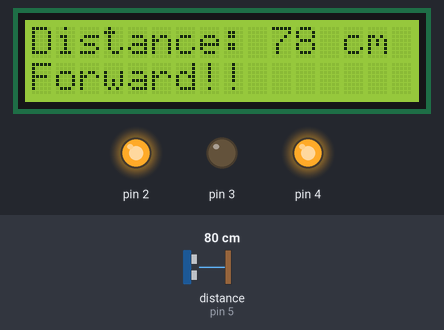
A sketch run on a simulated Arduino Uno, built with avr-gcc and run on an emulated ATmega328P. Parts: 16×2 character LCD, output pins drawn as LEDs (lit = HIGH). Wiring (inferred from the names in the program): ultrasonic range finder: trigger pin 6; echo pin 5. The inputs (shaded band) are chosen by the test bench; at power-on: distance to the obstacle (sensor on pin 5) 80 cm. The echo pulse lasts 58.3 µs per cm; pins used as bus, display or sensor lines are not drawn.

Above: at 1.2 s.
1.3 s: distance to the obstacle (sensor on pin 5) set to 24 cm
At 2.1 s:
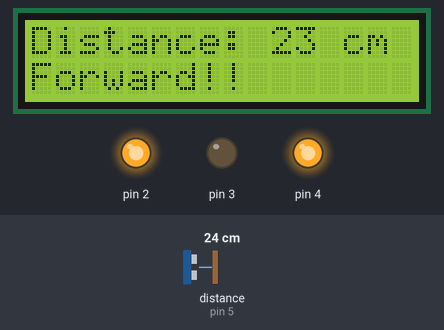
2.8 s: distance to the obstacle (sensor on pin 5) set to 20 cm
At 3.2 s:
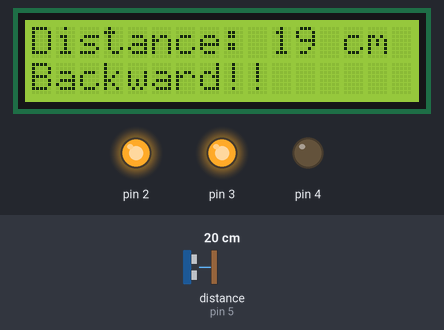
4.3 s: distance to the obstacle (sensor on pin 5) set to 14 cm
At 4.9 s:
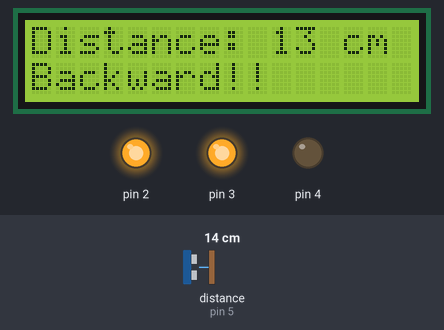
5.8 s: distance to the obstacle (sensor on pin 5) set to 10 cm
At 7.0 s:
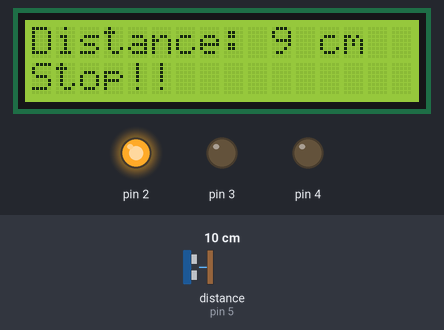
Timing chart, 0 to 8.3 s (numbered marks = the images above; inputs shaded):
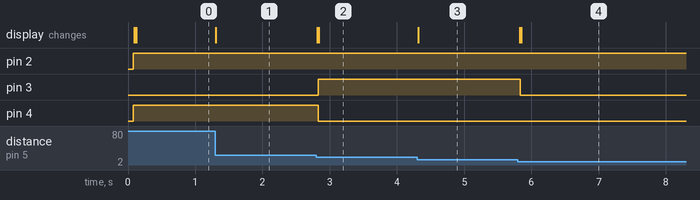

Measured:
- the behaviour switches between 22 and 21 cm on distance to the obstacle (sensor on pin 5) (found by bisection; images 1 and 2)
- the behaviour switches between 12 and 11 cm on distance to the obstacle (sensor on pin 5) (found by bisection; images 3 and 4)
- after the input at 1.3 s, the display: changes at once (image 1)
- after the input at 2.8 s, pin 3: LOW → HIGH at once; pin 4: HIGH → LOW at once; the display: first changes at once (image 2 shows a later state)
- after the input at 4.3 s, the display: changes at once (image 3)
- after the input at 5.8 s, pin 3: HIGH → LOW at once; the display: first changes at once (image 4 shows a later state)

The sketch:

Ultrasonic_Sensor_with_DC_motor.ino
```cpp
/*
* Ultrasonic Sensor HC-SR04 and Arduino Tutorial
*
* Crated by Dejan Nedelkovski,
* www.HowToMechatronics.com
*
*/
#include <LiquidCrystal.h> // includes the LiquidCrystal Library
LiquidCrystal lcd(7, 8, 9, 10, 11 , 12);// Creates an LCD object. Parameters: (rs, enable, d4, d5, d6, d7)
const int trigPin = 6;
const int echoPin = 5;
long duration;
int distanceCm, distanceInch;
void setup() {
lcd.begin(16,2); // Initializes the interface to the LCD screen, and specifies the dimensions (width and height) of the display
pinMode(trigPin, OUTPUT);
pinMode(echoPin, INPUT);
}
void loop() {
  //dc motor setup
  pinMode(4, OUTPUT);
  pinMode(3, OUTPUT);
  pinMode(2, OUTPUT);

digitalWrite(trigPin, LOW);
delayMicroseconds(2);
digitalWrite(trigPin, HIGH);
delayMicroseconds(10);
digitalWrite(trigPin, LOW);
duration = pulseIn(echoPin, HIGH);
distanceCm= duration*0.034/2;
//distanceInch = duration*0.0133/2;
lcd.setCursor(0,0); // Sets the location at which subsequent text written to the LCD will be displayed
lcd.print("Distance: "); // Prints string "Distance" on the LCD
lcd.print(distanceCm); // Prints the distance value from the sensor
lcd.print(" cm");
if(distanceCm < 100){
  lcd.print(" ");
}
delay(10);
lcd.setCursor(0,1);
//lcd.print("Distance: ");
//lcd.print(distanceInch);
//lcd.print(" inch");
if(distanceCm > 20){
  forward();
  lcd.print("Forward!!");
} else if(distanceCm > 10){
  backward();
  lcd.print("Backward!!");
} else if(distanceCm > 0){
  stopDC();
  lcd.print("Stop!!    ");
}
delay(10);
}

void forward(){
  digitalWrite(4, HIGH);
  digitalWrite(3, LOW);
  analogWrite(2, 500);
//  delay(3000);
}

void backward(){
  digitalWrite(3, HIGH);
  digitalWrite(4, LOW);
  analogWrite(2, 300);
//  delay(3000);
}

void stopDC(){
  digitalWrite(3, LOW);
  digitalWrite(4, LOW);
//  analogWrite(2, 100);
//  delay(3000);
}
```
